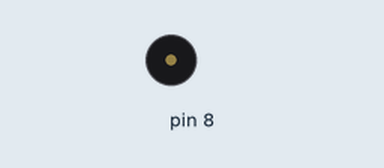
The sketch below on a simulated Arduino Uno, built with avr-gcc and run on an emulated ATmega328P. Parts: buzzer (waves = sounding).

Above: at 0.1 s.
Timing chart, 0 to 1.6 s (numbered marks = the images above):
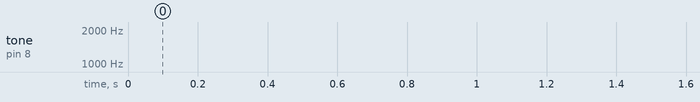

The sketch:

tone.ino
```cpp
float sinVal;
int toneVal;
void setup() {
pinMode(8, OUTPUT);
}
void loop() {
for (int x=0; x<180; x++) {
// convert degrees to radians then obtain sin value
sinVal = (sin(x*(3.1412/180)));
// generate a frequency from the sin value
toneVal = 1000+(int(sinVal*1000));
tone(8, toneVal);
delay(2);
}
}
```
